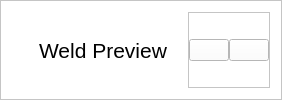
       <widget class="QFrame" name="headerContainer">
        <property name="sizePolicy">
         <sizepolicy hsizetype="Preferred" vsizetype="Fixed">
          <horstretch>0</horstretch>
          <verstretch>0</verstretch>
         </sizepolicy>
        </property>
        <property name="minimumSize">
         <size>
          <width>0</width>
          <height>70</height>
         </size>
        </property>
        <property name="styleSheet">
         <string notr="true">background-color: rgb(255, 255, 255);</string>
        </property>
        <property name="frameShape">
         <enum>QFrame::StyledPanel</enum>
        </property>
        <property name="frameShadow">
         <enum>QFrame::Raised</enum>
        </property>
        <layout class="QHBoxLayout" name="horizontalLayout_4">
         <property name="spacing">
          <number>20</number>
         </property>
         <item>
          <widget class="QLabel" name="label_6">
           <property name="maximumSize">
            <size>
             <width>95</width>
             <height>45</height>
            </size>
           </property>
           <property name="text">
            <string/>
           </property>
           <property name="pixmap">
            <pixmap resource="../resources.qrc">:/Icons/Icons/Logo_twojpartner1.png</pixmap>
           </property>
           <property name="scaledContents">
            <bool>true</bool>
           </property>
          </widget>
         </item>
         <item>
          <widget class="QLabel" name="label_5">
           <property name="sizePolicy">
            <sizepolicy hsizetype="Expanding" vsizetype="Preferred">
             <horstretch>0</horstretch>
             <verstretch>0</verstretch>
            </sizepolicy>
           </property>
           <property name="font">
            <font>
             <family>Arial</family>
             <pointsize>16</pointsize>
             <weight>9</weight>
             <italic>false</italic>
             <bold>false</bold>
            </font>
           </property>
           <property name="styleSheet">
            <string notr="true">font: 75 16pt &quot;Arial&quot;;</string>
           </property>
           <property name="text">
            <string>Weld Preview</string>
           </property>
          </widget>
         </item>
         <item>
          <widget class="QFrame" name="frame_7">
           <property name="sizePolicy">
            <sizepolicy hsizetype="Preferred" vsizetype="Preferred">
             <horstretch>0</horstretch>
             <verstretch>0</verstretch>
            </sizepolicy>
           </property>
           <property name="frameShape">
            <enum>QFrame::StyledPanel</enum>
           </property>
           <property name="frameShadow">
            <enum>QFrame::Raised</enum>
           </property>
           <layout class="QHBoxLayout" name="horizontalLayout_5">
            <property name="spacing">
             <number>0</number>
            </property>
            <property name="leftMargin">
             <number>0</number>
            </property>
            <property name="topMargin">
             <number>0</number>
            </property>
            <property name="rightMargin">
             <number>0</number>
            </property>
            <property name="bottomMargin">
             <number>0</number>
            </property>
            <item alignment="Qt::AlignHCenter|Qt::AlignVCenter">
             <widget class="QPushButton" name="restoreBtn">
              <property name="text">
               <string/>
              </property>
              <property name="icon">
               <iconset resource="../resources.qrc">
                <normaloff>:/Icons/Icons/square.svg</normaloff>:/Icons/Icons/square.svg</iconset>
              </property>
              <property name="iconSize">
               <size>
                <width>24</width>
                <height>24</height>
               </size>
              </property>
             </widget>
            </item>
            <item alignment="Qt::AlignHCenter|Qt::AlignVCenter">
             <widget class="QPushButton" name="closeBtn">
              <property name="text">
               <string/>
              </property>
              <property name="icon">
               <iconset resource="../resources.qrc">
                <normaloff>:/Icons/Icons/x.svg</normaloff>:/Icons/Icons/x.svg</iconset>
              </property>
              <property name="iconSize">
               <size>
                <width>24</width>
                <height>24</height>
               </size>
              </property>
             </widget>
            </item>
           </layout>
          </widget>
         </item>
        </layout>
       </widget>
